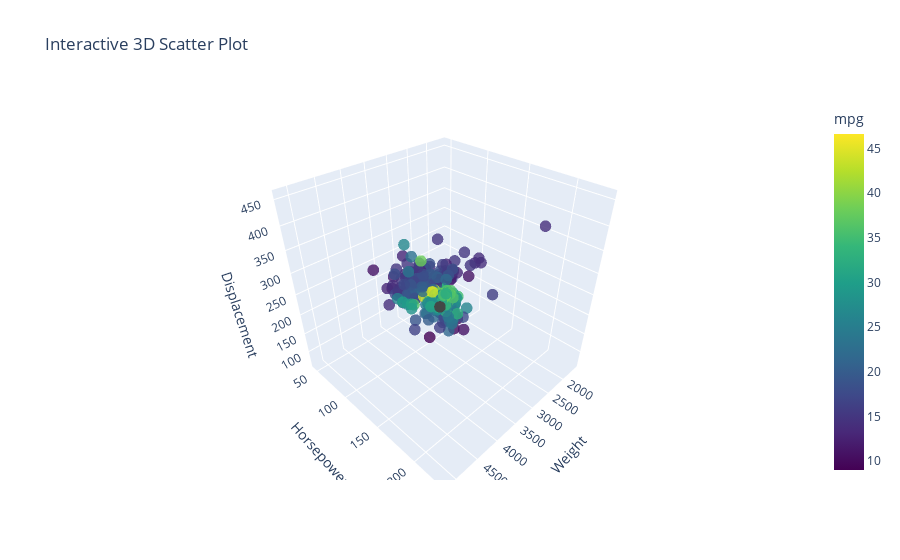

This figure's notebook cell:
### Markdown cell above
#### Relationships between Weight, Horsepower, Displacement, and Miles per Gallon.

### Code cell
import plotly.graph_objects as go
fig = go.Figure(data=[go.Scatter3d(
    x=Car_frame['weight'],
    y=Car_frame['horsepower'],
    z=Car_frame['displacement'],
    mode='markers',
    marker=dict(
        size=4,
        color= Car_frame['mpg'],
        colorscale='Viridis',
        opacity=0.8, colorbar=dict(title='mpg')
    )
)])
fig.update_layout(scene=dict(
    xaxis_title='Weight',
    yaxis_title='Horsepower',
    zaxis_title='Displacement'
), title='Interactive 3D Scatter Plot')
fig.show()

### Figure 1 — Plotly figure (JSON) as saved in the notebook; plotly's stock layout.template omitted (floating-point values rounded to 4 significant figures; data arrays with more than 128 entries replaced by an {"elided": "..."} marker saying what was removed)
{"data": [{"marker": {"color": {"elided": "398 float values"}, "colorbar": {"title": {"text": "mpg"}}, "colorscale": [[0, "#440154"], [0.1111, "#482878"], [0.2222, "#3e4989"], [0.3333, "#31688e"], [0.4444, "#26828e"], [0.5556, "#1f9e89"], [0.6667, "#35b779"], [0.7778, "#6ece58"], [0.8889, "#b5de2b"], [1, "#fde725"]], "opacity": 0.8, "size": 4}, "mode": "markers", "type": "scatter3d", "x": {"elided": "398 int values"}, "y": {"elided": "398 int values"}, "z": {"elided": "398 float values"}}], "layout": {"scene": {"xaxis": {"title": {"text": "Weight"}}, "yaxis": {"title": {"text": "Horsepower"}}, "zaxis": {"title": {"text": "Displacement"}}}, "title": {"text": "Interactive 3D Scatter Plot"}}}
